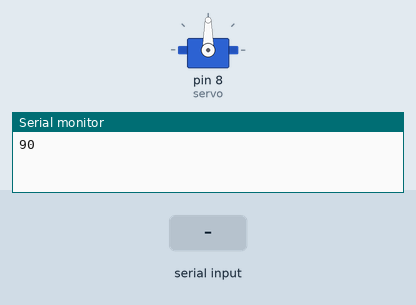
This sketch was run on a simulated Arduino Uno, built with avr-gcc and run on an emulated ATmega328P. On the bench: servo, the last lines printed to the serial monitor. Wiring (inferred from the names in the program): MPU-6050 motion sensor at I2C address 0x68. The inputs (shaded band) are chosen by the test bench.

Above: at 1.2 s.
1.3 s: "A" received over Serial
2.8 s: "1" received over Serial
At 4.1 s:
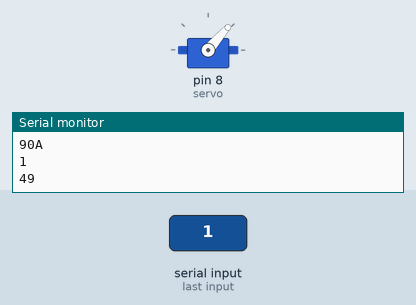
Timing chart, 0 to 5.8 s (numbered marks = the images above; inputs shaded):
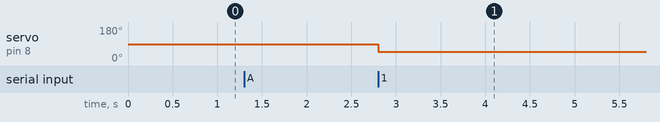

The sketch:

ServoArduino.ino
```cpp
//Carrega a biblioteca Wire
#include<Wire.h>
#include <Servo.h>


//Endereco I2C do MPU6050
const int MPU=0x68;

//Instancia Servo
Servo servo;

char buf;
int angulo = 90;
String Bussola;
char valorSerial;

//Variaveis para armazenar valores dos sensores
int AnguloX, AnguloY, AnguloZ;
void setup()
{
  Serial.begin(115200);
  Serial.flush();

  //Inicializa o servo motor
  servo.attach(8);

  Wire.begin();
  Wire.beginTransmission(MPU);
  Wire.write(0x6B);

  //Inicializa o MPU-6050
  Wire.write(0);
  Wire.endTransmission(true);
}
void serialEvent(){
  char temp;
  temp = Serial.read();
  Serial.println(temp);
  if (valorSerial == 'A'){
    angulo = (byte) temp;
    valorSerial = 'c';
  }else{
    valorSerial = temp;
  }

}
void loop()
{
  if (angulo >= 0){
      servo.write(angulo);
      Serial.print((int)angulo);
      angulo = -1;
  }
  /*
  if(buf = 'B'){
    Bussola = LerBussola();
    //Envia por serial os valores da bussola
    for (int i = 0; i < Bussola.length(); i++)
    {
      Serial.write(Bussola[i]);
    }

    }
  }
  */
 }

 String LerBussola()
 {
   //Ainda tem que aplicar o filtro de media
  String Temp;
  Wire.beginTransmission(MPU);
  Wire.write(0x3B);  // starting with register 0x3B (ACCEL_XOUT_H)
  Wire.endTransmission(false);
  //Solicita os dados do sensor
  Wire.requestFrom(MPU,14,true);
  //Armazena o valor dos sensores nas variaveis correspondentes
  AnguloX  =	Wire.read()<<8|Wire.read();  //0x3B (ACCEL_XOUT_H) & 0x3C (ACCEL_XOUT_L)
  AnguloY  =	Wire.read()<<8|Wire.read();  //0x3D (ACCEL_YOUT_H) & 0x3E (ACCEL_YOUT_L)
  AnguloZ  =	Wire.read()<<8|Wire.read();  //0x3F (ACCEL_ZOUT_H) & 0x40 (ACCEL_ZOUT_L)
  //Aguarda 300 ms e reinicia o processo
  delay(300);
  /* Variaveis não utilizadas
  Tmp	=	Wire.read()<<8|Wire.read();  //0x41 (TEMP_OUT_H) & 0x42 (TEMP_OUT_L)
  GyX	=	Wire.read()<<8|Wire.read();  //0x43 (GYRO_XOUT_H) & 0x44 (GYRO_XOUT_L)
  GyY	=	Wire.read()<<8|Wire.read();  //0x45 (GYRO_YOUT_H) & 0x46 (GYRO_YOUT_L)
  GyZ	=	Wire.read()<<8|Wire.read();  //0x47 (GYRO_ZOUT_H) & 0x48 (GYRO_ZOUT_L)
  */

  Temp = "X ";
  Temp.concat(AnguloX);

  Temp = "Y ";
  Temp.concat(AnguloY);

  Temp = "Z ";
  Temp.concat(AnguloZ);

}
```

Measured:
- after the input at 2.8 s, servo on pin 8 (servo): 90° → 49° at once
